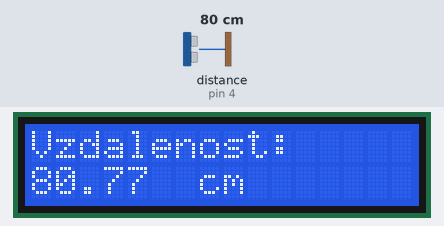
The sketch below on a simulated Arduino Uno, built with avr-gcc and run on an emulated ATmega328P. On the bench: 16×2 character LCD. Wiring (inferred from the names in the program): ultrasonic range finder: trigger pin 3; echo pin 4. Inputs (shaded band) come from the test bench; at power-on: distance to the obstacle (sensor on pin 4) 80 cm. The echo pulse lasts 58.3 µs per cm; what the sketch prints to the serial monitor is not drawn.

Above: at 1.2 s.
1.3 s: distance to the obstacle (sensor on pin 4) set to 2 cm
At 3.0 s:
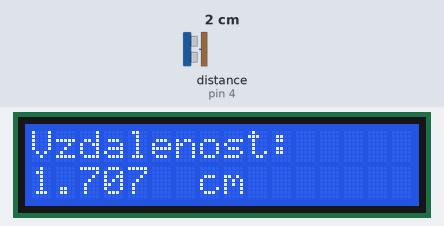
5.4 s: distance to the obstacle (sensor on pin 4) set to 4 cm
At 6.9 s:
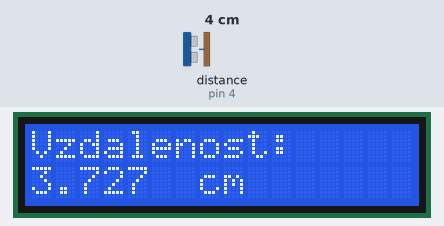
8.6 s: distance to the obstacle (sensor on pin 4) set to 9 cm
At 11.9 s:
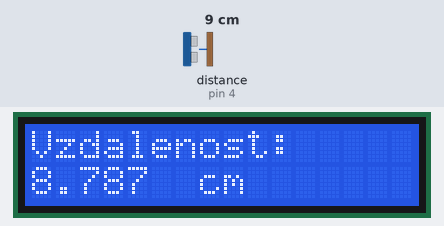
Timing chart, 0 to 13.4 s (numbered marks = the images above; inputs shaded):
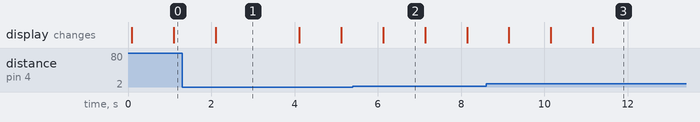

Measured:
- after the input at 1.3 s, the display: changes after 0.81 s (image 1)
- after the input at 5.4 s, the display: changes after 0.73 s (image 2)
- after the input at 8.6 s, the display: changes after 0.55 s (image 3)
- what the display in image 1 shows lasts 2.0 s, from 2.1 s to 4.1 s
- what the display in image 2 shows lasts 1.0 s, from 6.1 s to 7.1 s

The sketch:

sonar.ino
```cpp
#include <Wire.h>
#include <LiquidCrystal_I2C.h>

LiquidCrystal_I2C lcd(0x3F, 16, 2);

#define trig 3
#define echo 4
#define out 5

void setup() {
  lcd.begin();
  pinMode(trig, OUTPUT);
  pinMode(echo, INPUT);
  pinMode(out, INPUT);
  Serial.begin(9600);
  lcd.print("Vzdalenost: ");
  lcd.setCursor(7,1);
  lcd.print("cm");
}

void loop() {
  //Serial.println("posílám implulz");
  digitalWrite(trig, LOW);
  delayMicroseconds(2);

  digitalWrite(trig, HIGH);
  delayMicroseconds(10);
  digitalWrite(trig, LOW);
  float vzdalenost = pulseIn(echo, HIGH);

  vzdalenost = vzdalenost * 0.017315f;
  Serial.println(vzdalenost);
  lcd.setCursor(0,1);
  lcd. print(vzdalenost);
  delay(1000);
}
```
